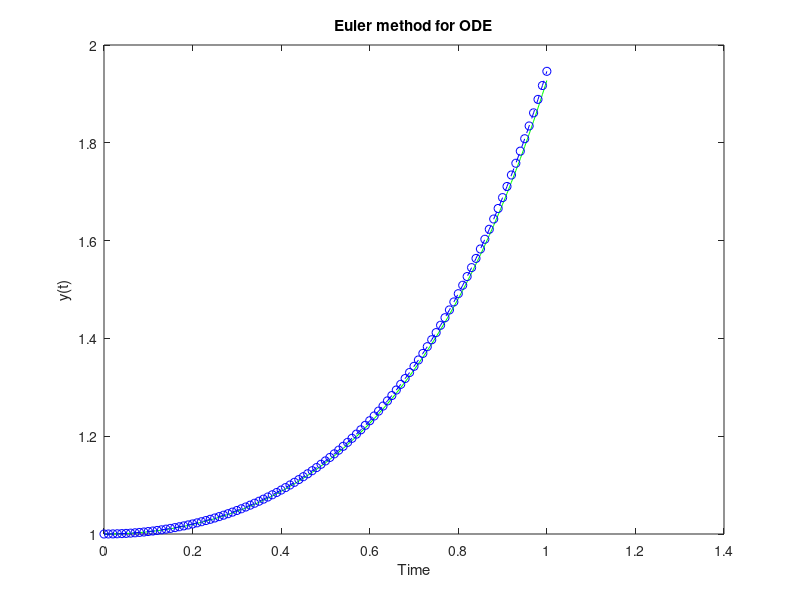

The MATLAB source for this figure:
%Euler method for integrating first order ODE
% t(1) = initial time
% y(1) = initial condition
% h = time step size
% n = number of time steps
t(1)=0.;
h=0.01;
n=100;
y(1)=1.;
ye(1)=1.;
for i=1:n
    f(i)=(y(i)*t(i)+t(i)^3);
    t(i+1)=t(i)+h;
    y(i+1)=y(i)+h*f(i);
    ye(i+1)=3*exp(((t(i+1))^2)/2)-t(i+1)^2-2;
end
%subplot(1,2,1)
plot(t,y,'g',t,ye,'b--o')
%plot(t,y)
title('Euler method for ODE')
xlabel('Time')
ylabel(' y(t) ')
%ylabel('Approximate y(t)')
%
%subplot(1,2,2)
%plot(t,ye)
%title('Euler method for ODE')
%xlabel('Time')
%ylabel('Exact y(t)')